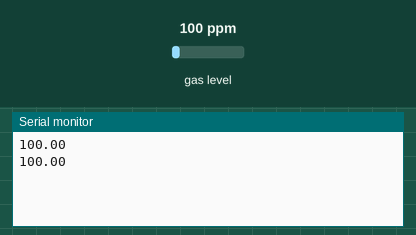
The sketch below on a simulated Arduino Uno, built with avr-gcc and run on an emulated ATmega328P. Parts: the last lines printed to the serial monitor. Inputs (shaded band) come from the test bench; at power-on: gas level 100 ppm.

Above: at 1.7 s.
1.8 s: gas level set to 20 ppm
At 3.1 s:
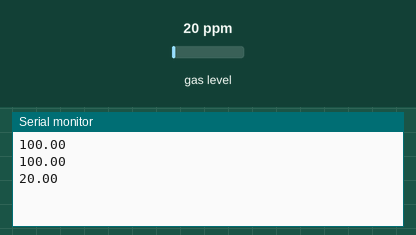
3.3 s: gas level set to 250 ppm
At 4.3 s:
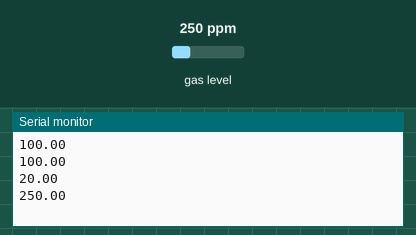
Timing chart, 0 to 6.3 s (numbered marks = the images above; inputs shaded):
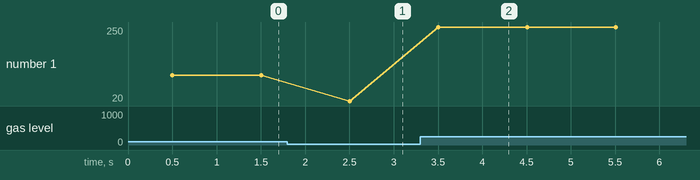

The sketch:

mq2_co_reader.ino
```cpp
//DJ - MQ-2 Sensor for LPG & CO
#include <MQ2.h>
int pin = A3;  //The Arduino pin to which the AOUT of the MQ-2 sensor is connected to
float lpg, co; //LPG (Liquefied Petroleum Gas) & CO (Carbon monoxide)

//INITIALIZE MQ2 LIBRARY
MQ2 mq2(pin);

void setup(){
  Serial.begin(9600);
  pinMode(pin, INPUT);
  mq2.begin(); //Sensor Calibration
} //SETUP

void loop(){
  lpg = mq2.readLPG();
  co  = mq2.readCO();
  Serial.println(co); //Serial output is read by Raspberry Pi
  delay(1000); //Wait for 1 second before the next read
} //LOOP
```

Measured:
- after the input at 1.8 s, the serial monitor: prints a new line after 0.70 s (image 1)
- after the input at 3.3 s, the serial monitor: prints a new line after 0.20 s (image 2)
- plotted number 1: 100 → 20 after the input at 1.8 s, 20 → 250 after the input at 3.3 s
